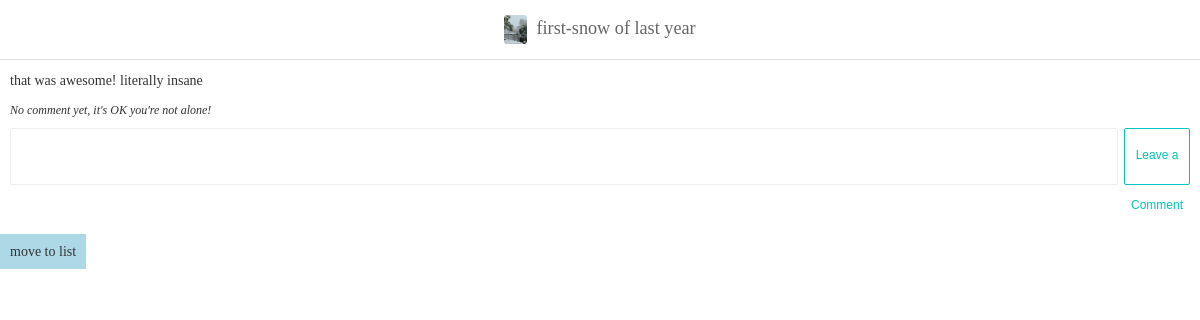
The app's page /posts/4/ with its own data.
### blog/models.py (models this page shows, shortened)
class Post(models.Model):
    title = models.CharField("title of post", max_length = 100)
    content = models.TextField("content of post")
    thumbnail = models.ImageField("Thumbnail image", upload_to = "post", blank = True)
    '''
    __str__이 필요한 이유:
    만약 __str__이 없다면 db에서 확인할때, Post object(1)과 같은 형태로 나타나게됨.
    '''

### blog/views.py (the view)
# urls.py: path('posts/<int:post_id>/', post_detail),
def post_detail(request, post_id):
    post = Post.objects.get(id = post_id)
    context = {
        "post" : post
    }
    if request.method == "POST":
        Comment.objects.create(
            post = post,
            content = request.POST.get("comment"),
        )
    return render(request, "post_detail.html", context)

### templates/post_detail.html (shortened to what this page needs)
{% load static %}
<!DOCTYPE html>
<html lang="en">
<head>
    <link rel="stylesheet" href="{% static 'css/style.css' %}">
</head>
<body>
    <div id="navbar">
        {% if post.thumbnail %}
            <img src="{{ post.thumbnail.url }}">
        {% endif %}
        <span>{{ post.title }}<span>
    </div>
    <div id="post-detail">
        <p>{{ post.content|linebreaksbr }}</p>
        <ul class="comments">
            {% for i in post.comment_set.all %}
                <li class="comment">
                    {{ i.content }}
                </li>
            {% empty %}
                <li class="comment-empty">
                    No comment yet, it's OK you're not alone!
                </li>
            {% endfor %}
        </ul>
        <form method="POST">
            <textarea name="comment"></textarea>
            <button type="submit" class="btn btn-primary">Leave a Comment</button>
        </form>
    </div>
    <div>
        <span style="padding:10px; background-color:lightblue">
            <a href="/posts/">move to list</a>
        </span>
    </div>
</body>
</html>

### static/css/style.css (style rules this page uses)
ul, ol { list-style: none; padding: 0; margin: 0; }
a { text-decoration: none; color: #333; }
html { margin: 0; font-family: "Noto Sans KR", serif; font-weight: 300; font-size: 14px; color: #333; height: 100%; }
body { margin: 0; height: 100%; }
#navbar { position: fixed; top: 0; width: 100%; z-index: 999; display: flex; flex-direction: row; flex-wrap: nowrap; justify-content: center; align-items: center; background-color: rgba(255, 255, 255, 0.9); color: #666; font-size: 1.3rem; height: 59px; border-bottom: 1px solid #ddd; }
#navbar > span { margin-top: -2px; }
#navbar img { height: 29.5px; border-radius: 3px; margin-right: 10px; }
.btn { width: 66px; height: 30px; line-height: 25px; background-color: #fff; border-radius: 15px; transition-duration: 0.3s; transition-timing-function: ease; font-size: 12px; cursor: pointer; text-align: center; }
.btn-primary { border: 1px solid #00c3bd; color: #00c3bd; }
ul.comments { font-size: 12px; }
ul.comments > li.comment-empty { font-style: italic; }
#post-detail { padding: 59px 10px; }
#post-detail > form { width: 100%; margin-top: 10px; display: flex; }
#post-detail > form > textarea { border: 1px solid #eee; padding: 10px; box-sizing: border-box; resize: none; border-radius: 2px; flex-grow: 1; margin-right: 6px; }
#post-detail > form > button { height: 57px; line-height: 50px; border-radius: 2px; }

### records on screen
Post: thumbnail (picture), title "first-snow of last year", content "that was awesome! literally insane"
